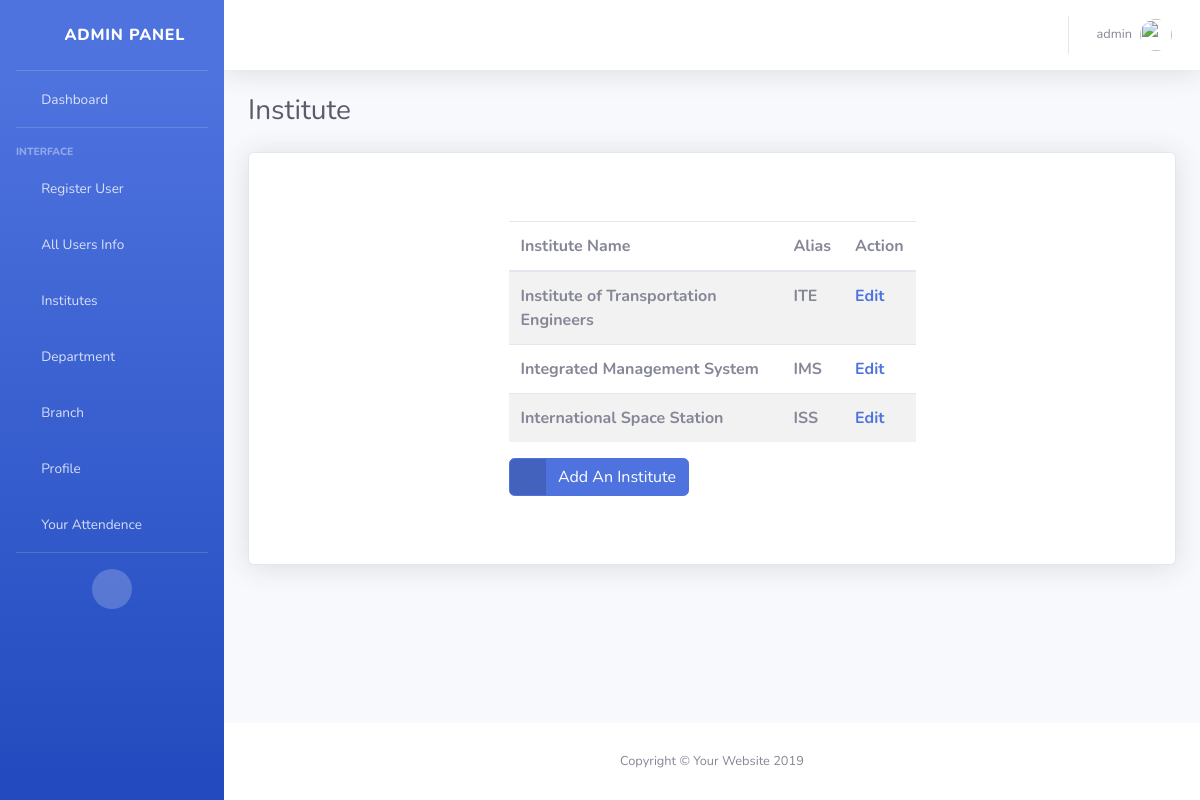
Screenshot of /institute (signed in) with the database file from the repository.
### amsapp/models.py (models this page shows)
class Institute(models.Model):
    name = models.CharField(max_length=100, unique=True)
    alias = models.CharField(max_length=100, unique=True)
    status = models.IntegerField(default=1)

### amsapp/views.py (the view)
# urls.py: path('institute',views.institute,name="institute"),
@login_required(login_url='login')
def institute(request):
    d = Institute.objects.all()
    return render(request, 'institute.html', {'inst': d})

### amsapp/templates/institute.html (shortened to what this page needs)
{%extends 'wrapper.html'%}
{%block page_heading%}Institute{% endblock %}
{%block content %}
<div class="card shadow mb-4">
    <div class="card-body">
        <div class="container py-5">
            <div class="row">
                <div class="col-md-6 mx-auto">
                    <table class="table table-striped">
                        <thead>
                        <tr>
                            <th scope="col-md-3">Institute Name</th>
                            <th scope="col-md-9">Alias</th>
                            {% if user.info.user_role == 'admin' %}
                            <th scope="col-md-9">Action</th>
                            {% endif %}
                        </tr>
                        </thead>
                        <tbody>
                        {% for d in inst %}
                        <tr>
                            <th scope="row">{{d.name}}</th>
                            <th scope="row">{{d.alias}}</th>
                            {% if user.info.user_role == 'admin' %}
                            <th scope="row"><a href="{% url 'edit_institute' %}?id={{d.id}}">Edit</a></th>
                            {% endif %}
                        </tr>
                        {% endfor %}
                        </tbody>
                    </table>
                    <a href="{% url 'add_institute' %}" class="btn btn-primary btn-icon-split">
                    <span class="icon text-white-50">
                      <i class="fas fa-flag"></i>
                    </span>
                        <span class="text">Add An Institute</span>
                    </a>
                </div>
            </div>
        </div>
    </div>
</div>
{%endblock%}

### amsapp/templates/wrapper.html (shortened to what this page needs)
<!DOCTYPE html>
<html lang="en">
<head>
    {%load static %}
    <link href="{% static '/'%}vendor/fontawesome-free/css/all.min.css" rel="stylesheet" type="text/css">
    <link href="{% static '/'%}css/sb-admin-2.min.css" rel="stylesheet">
</head>
<body id="page-top">
<div id="wrapper">
    {% include 'sidemenu.html' %}
    <div id="content-wrapper" class="d-flex flex-column">
        <div id="content">
            <nav class="navbar navbar-expand navbar-light bg-white topbar mb-4 static-top shadow">
                <ul class="navbar-nav ml-auto">
                    <li class="nav-item dropdown no-arrow">
                        <a class="nav-link dropdown-toggle" href="#" id="userDropdown" role="button"
                           data-toggle="dropdown" aria-haspopup="true" aria-expanded="false">
                            <span class="mr-2 d-none d-lg-inline text-gray-600 small">{{ request.user.username }}</span>
                            <img class="img-profile rounded-circle" src="{%static 'img/user-default.png'%}">
                        </a>
                    </li>
                </ul>
            </nav>
            <div class="container-fluid">
                <h1 class="h3 mb-4 text-gray-800">{%block page_heading%}{%endblock%}</h1>
                {%block content %} {% endblock %}
            </div>
        </div>
        <footer class="sticky-footer bg-white">
            <div class="container my-auto">
                <div class="copyright text-center my-auto">
                    <span>Copyright &copy; Your Website 2019</span>
                </div>
            </div>
        </footer>
    </div>
</div>
</body>
</html>

### rows the page displays
Institute: name "Institute of Transportation Engineers", alias "ITE"
Institute: name "Integrated Management System", alias "IMS"
Institute: name "International Space Station", alias "ISS"

### other values shown
{{ request.user.username }} "admin"
